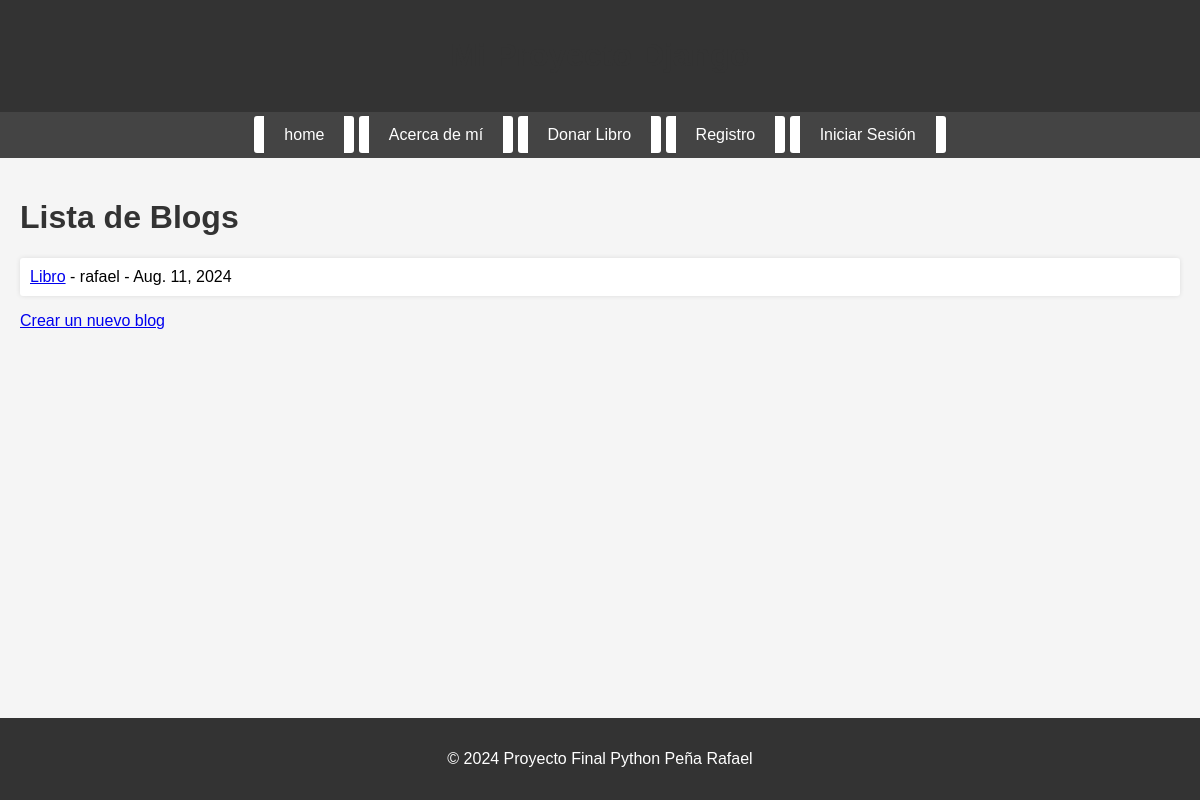
The app's page /blogs/ with its own data.
### blogs/models.py (models this page shows)
class Blog(models.Model):
    titulo = models.CharField(max_length=200)
    subtitulo = models.CharField(max_length=200)
    cuerpo = models.TextField()
    autor = models.ForeignKey(User, on_delete=models.CASCADE)
    fecha = models.DateField(auto_now_add=True)
    imagen = models.ImageField(upload_to='blog_images/',null=True, blank=True)

### blogs/views.py (the view)
# urls.py: path('', views.lista_blogs, name='lista_blogs'),
def lista_blogs(request):
    blogs = Blog.objects.all()
    return render(request, 'blogs/lista_blogs.html', {'blogs': blogs})

### blogs/templates/blogs/lista_blogs.html (shortened to what this page needs)
{% extends 'vistas/base.html' %}
{% block content %}
<h1>Lista de Blogs</h1>
<ul>
    {% for blog in blogs %}
        <li>
            <a href="{% url 'detalle_blog' blog.id %}">{{ blog.titulo }}</a> - {{ blog.autor }} - {{ blog.fecha }}
        </li>
    {% endfor %}
</ul>
<a href="{% url 'crear_blog' %}">Crear un nuevo blog</a>
{% endblock %}

### biblioteca/static/biblioteca/styles.css (style rules this page uses)
body { font-family: Arial, sans-serif; background-color: #f5f5f5; margin: 0; padding: 0; display: flex; flex-direction: column; min-height: 100vh; }
h1, h2, h3, h4, h5, h6 { color: #333; }
ul { list-style-type: none; padding: 0; }
ul li { background-color: #fff; margin: 10px 0; padding: 10px; border-radius: 3px; box-shadow: 0 0 5px rgba(0, 0, 0, 0.1); }
html, body { overflow: auto; height: 100%; }

### records on screen
Blog: titulo "Libro", autor "rafael", fecha "Aug. 11, 2024"
